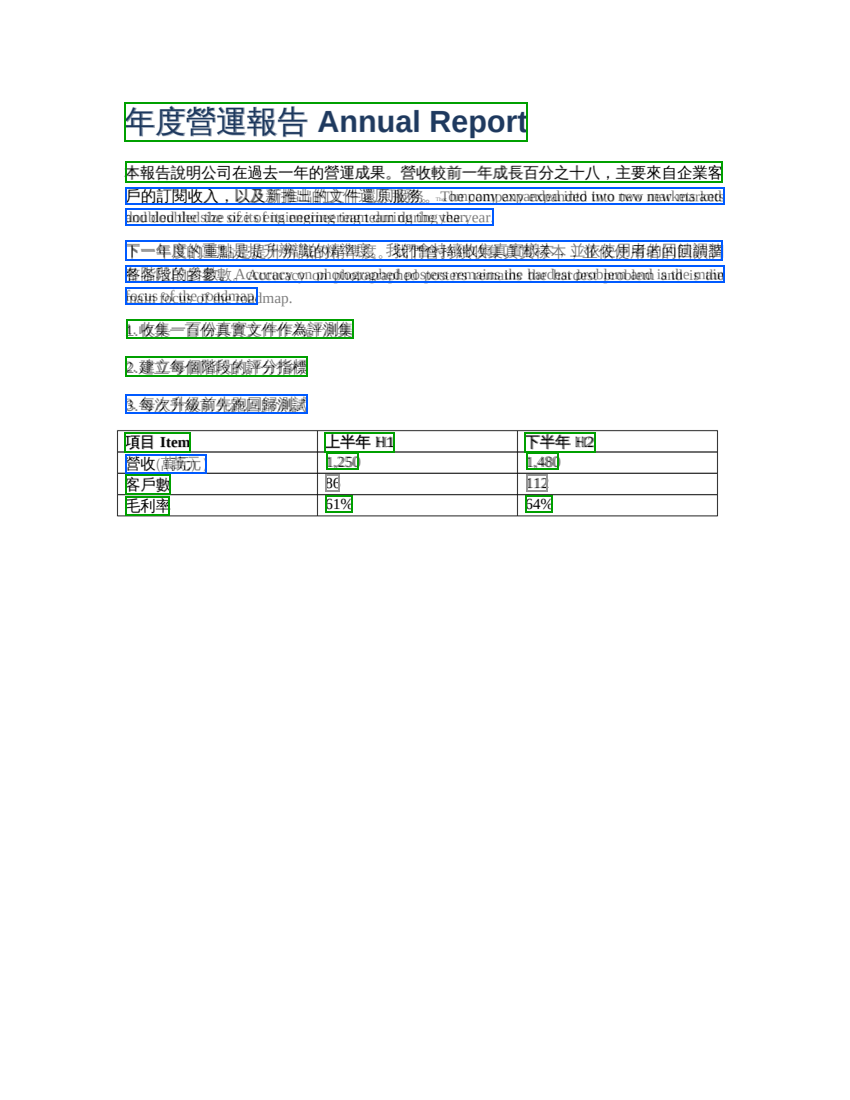
#> input picture x.png, 850 x 1100 px
$ python -i vector_segment.py   (imports and definitions only)   (older library calls are emulated)
#> lines starting #> are read from the running program, lines starting #| are printed output that depends on the picture; after the words box and inside, x2 and y2 are one past the last pixel; in counts of white or black regions, pixels touching at a corner belong together
"""描圖向量化的分割：把影像拆成「區域」，並算出每個像素被哪兩個區域以什麼比例混色。

做法（全部是量測，沒有學習模型，也不用隨機）：
  1. 雜訊：由 Laplacian 的中位數量出平坦區的雜訊；雜訊大時先做保邊平滑再分割（量顏色與覆蓋率仍用原圖）。
  2. 核心：二階差分與梯度都小的像素連通成「核心」。純色區、平滑漸層區都會成為核心；邊緣（含反鋸齒的混色帶）不會。
  3. 模型：每個核心擬合成純色、線性漸層或放射漸層；都不合才用分群切成幾個純色塊。
  4. 混色：非核心像素解釋成附近兩個核心顏色的混合，投影在兩色連線上的位置就是覆蓋率（邊界的次像素資訊）。
     找不到時再看鄰近像素已解釋好的區域（斜的細線只有零星幾段核心）。偵測到 JPEG 的色度縮小取樣時，
     色度與亮度各有自己的混合比例、覆蓋率取亮度（亮度是全解析度的），並容許邊緣的過衝；
     貼著邊緣、與相鄰區域只差一點的小塊（振鈴）併回相鄰區域。
  5. 細節：解釋不了的像素（細線、小圖案，兩側都沒有自己的核心）另立區域，顏色取離底色最遠的一群。
  6. 合併：相鄰而顏色相同的區域合成一個。
結果是「兩標籤覆蓋率圖」：每個像素記主要區域、次要區域、主要區域的覆蓋率（0.5 到 1）。
"""

from __future__ import annotations

from dataclasses import dataclass, field
from typing import Optional

import cv2
import numpy as np


@dataclass
class RegionModel:
    kind: str  # "flat"、"linear"、"radial"
    color: np.ndarray  # 純色，或漸層的平均色（float，0 到 255）
    coords: Optional[list[float]] = None  # linear：[x0, y0, x1, y1]；radial：[cx, cy, r]
    stops: Optional[list[tuple[float, tuple[float, float, float]]]] = None
    thin: bool = False  # 由「解釋不了的像素」建立的細線或小細節（沒有自己的核心）
    area: int = 0
    bbox: tuple[int, int, int, int] = (0, 0, 0, 0)  # x0, y0, x1, y1（右下不含）
    residual: float = 0.0  # 模型對核心像素的殘差（第 95 百分位，0 到 255 的色階）
    banded: bool = False  # 漸層擬合失敗、由分群切出來的色帶

    # [7 lines left out: function predict, not called in this run]


@dataclass
class Segmentation:
    labels: np.ndarray  # int32 (H, W)：主要區域
    second: np.ndarray  # int32 (H, W)：次要區域，沒有則為 -1
    alpha: np.ndarray  # float32 (H, W)：主要區域的覆蓋率（0.5 到 1）
    regions: list[RegionModel]
    sigma: float  # 平坦區的雜訊（每通道標準差，色階）
    blur_px: float  # 邊緣過渡帶的寬度估計（高斯 σ，像素）
    reject: Optional[str] = None  # 不適合向量化的原因
    stats: dict = field(default_factory=dict)
    clip: Optional[np.ndarray] = None  # float32 (H, W)：有給遮罩時，每個區域的覆蓋率再乘上它（路徑不超出遮罩）


# [127 lines left out: functions photo_precheck, _precheck_once, _lap_grad, _ring_level, not called in this run]


_RING_K = 1.5


# [173 lines left out: functions _rdp_profile, _profile, _fit_gradient, _seg_dist, _seg_dist_split, _metric, not called in this run]


def _chroma_sharpness(I: np.ndarray) -> Optional[float]:
    """色度邊緣相對於亮度邊緣的銳利程度（約 1 表示一樣銳利）。

    JPEG 的 4:2:0 色度縮小取樣把色度的解析度減半，色度邊緣比亮度邊緣寬一倍：在「亮度與色度都在變」的邊緣上，
    二階差分÷一階差分（越銳利越大）色度只有亮度的四到五成；乾淨、縮放、模糊、加雜訊的圖都在 1 附近（兩者一起變）。
    這種邊緣太少（例如只有黑白灰）時回傳 None。"""
    Y = I @ np.array([0.299, 0.587, 0.114], dtype=np.float32)
    C = np.stack([I @ np.array([-0.1687, -0.3313, 0.5], dtype=np.float32), I @ np.array([0.5, -0.4187, -0.0813], dtype=np.float32)], axis=-1)
    k = np.array([[-0.5, 0.0, 0.5]], dtype=np.float32)

    def grad_lap(F: np.ndarray) -> tuple[np.ndarray, np.ndarray]:
        gx = cv2.filter2D(F, cv2.CV_32F, k, borderType=cv2.BORDER_REPLICATE)
        gy = cv2.filter2D(F, cv2.CV_32F, k.T, borderType=cv2.BORDER_REPLICATE)
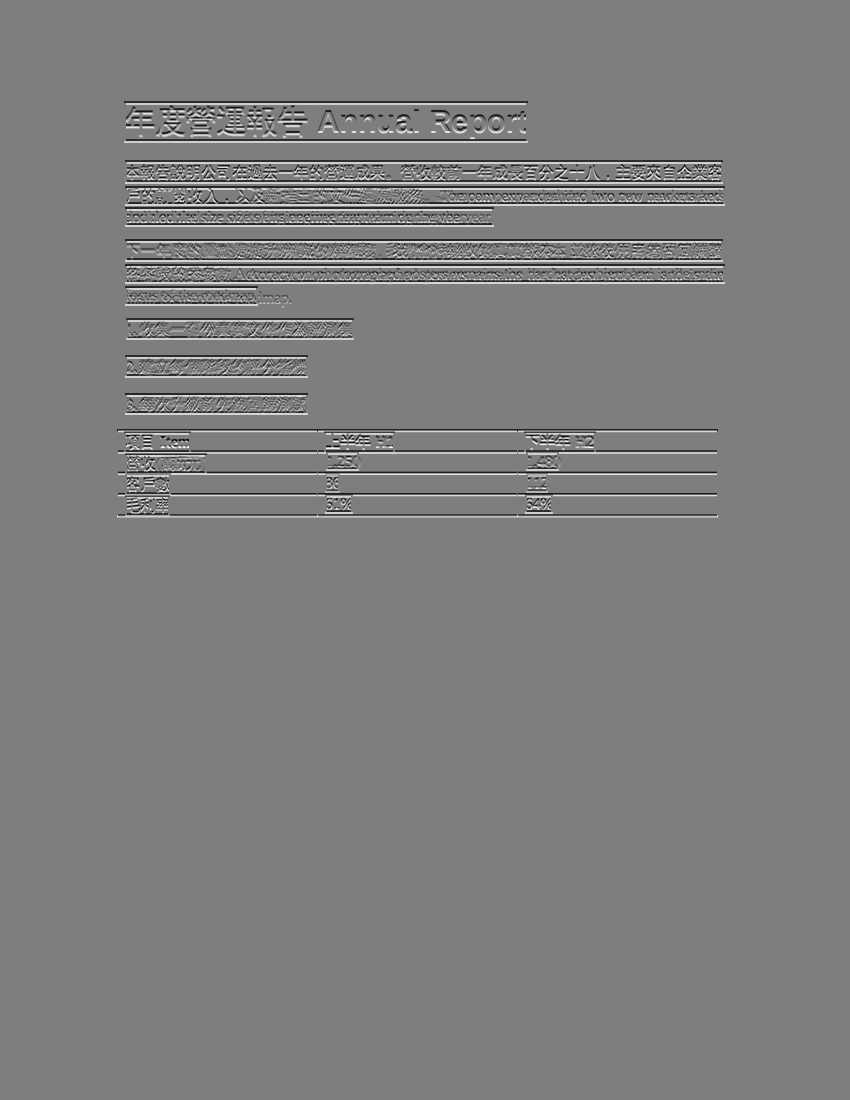
#> gy: shape (1100, 850) float32; min -125.5, max 127.5, mean 0; drawn with min black and max white
        lp = cv2.Laplacian(F, cv2.CV_32F, ksize=1, borderType=cv2.BORDER_REPLICATE)
        if F.ndim == 2:
            return np.sqrt(gx * gx + gy * gy), np.abs(lp)
        return np.sqrt((gx * gx + gy * gy).sum(axis=-1)), np.sqrt((lp * lp).sum(axis=-1))

    gY, lY = grad_lap(np.ascontiguousarray(Y))
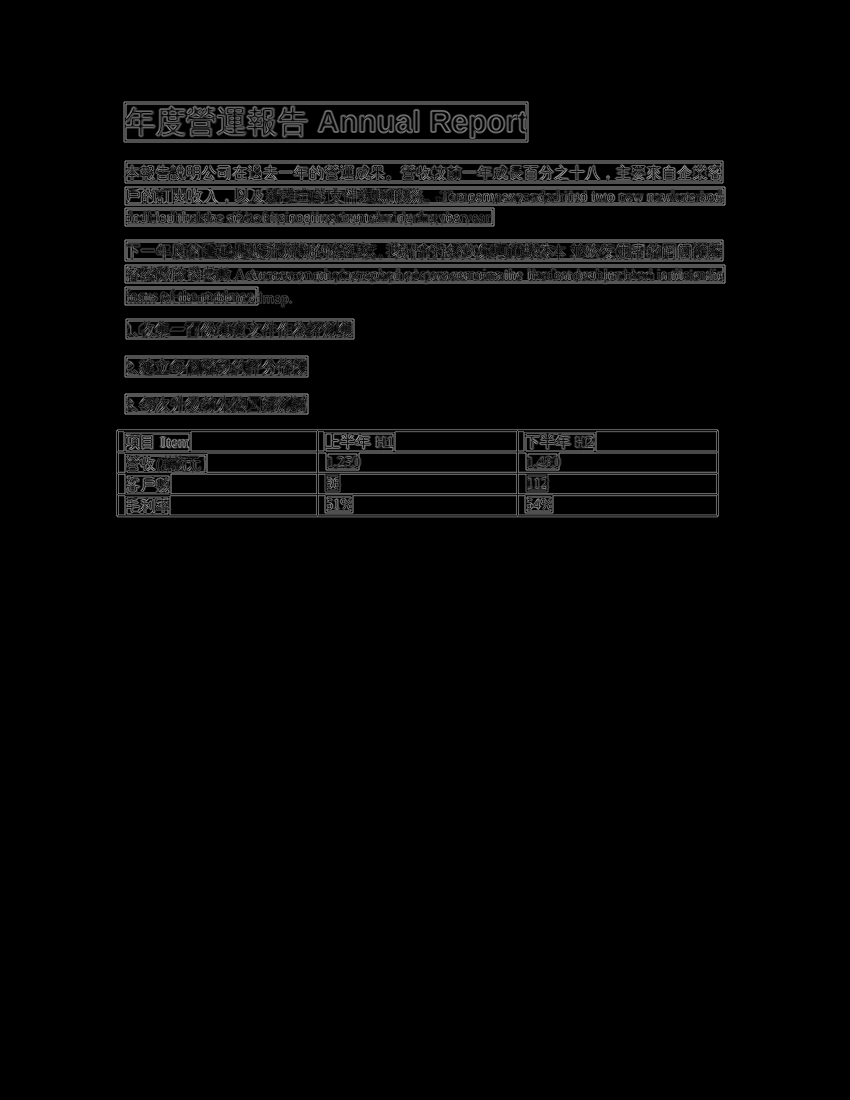
#> gY: shape (1100, 850) float32; min 0, max 164.8, mean 6.7
    gC, lC = grad_lap(np.ascontiguousarray(C))
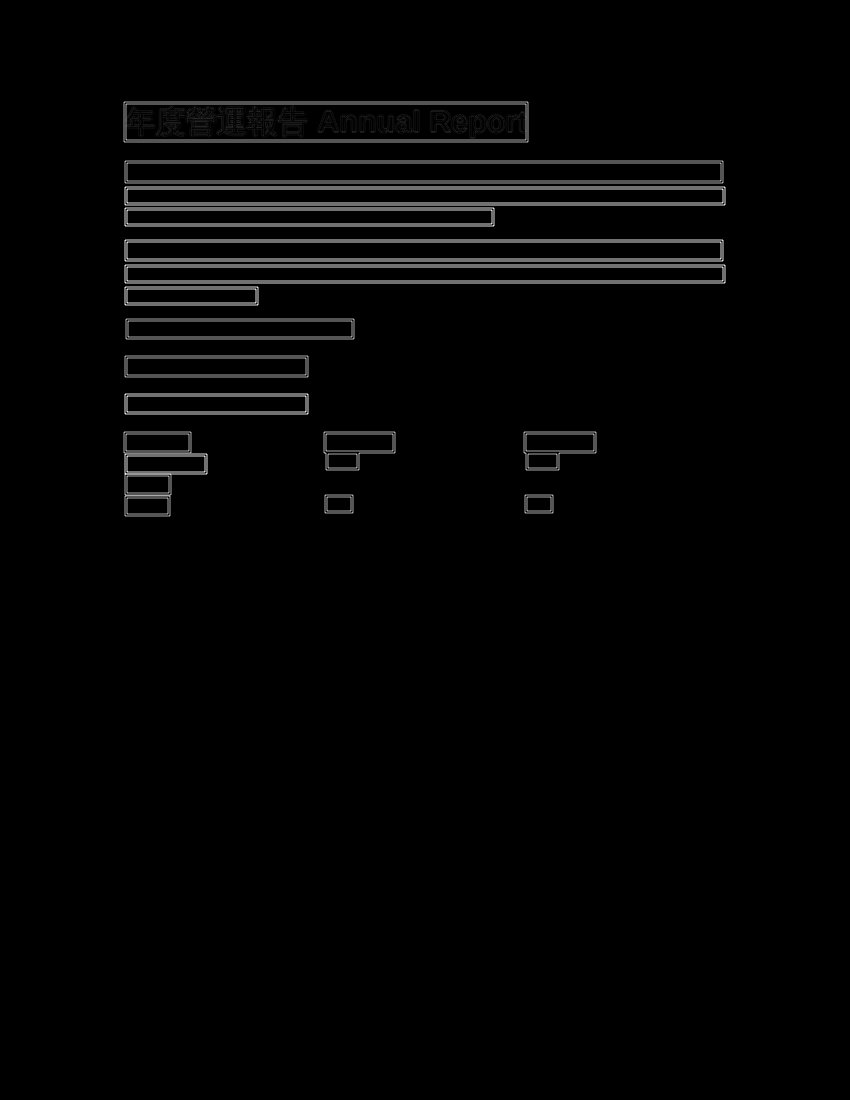
#> lC: shape (1100, 850) float32; min 0, max 253.3, mean 4.2
    m = (gY > 8.0) & (gC > 8.0)
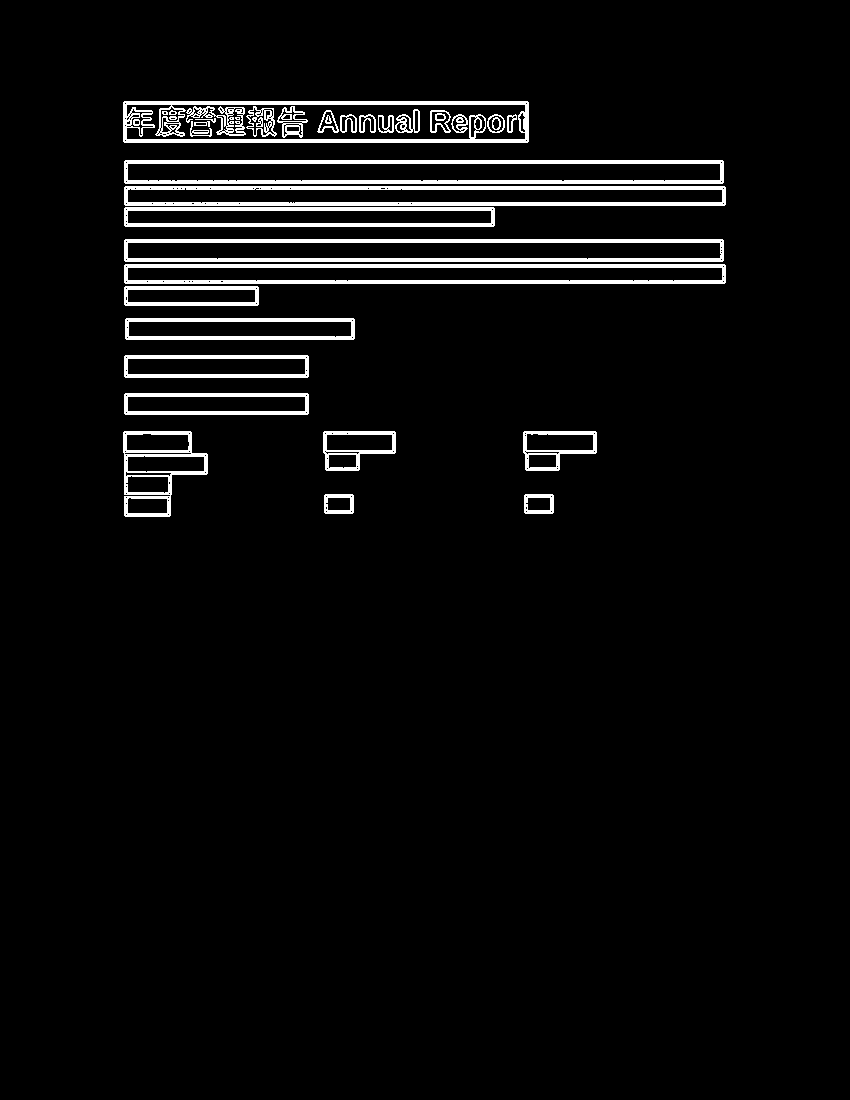
#> m: shape (1100, 850) bool; 4.4% white; 39 white regions (2 under 20 px), largest, box (x1, y1, x2, y2) and area: (124, 239, 724, 262) 4906, (124, 160, 724, 184) 4900, (124, 264, 726, 284) 4888
    if int(m.sum()) < 50:
        return None
    rY = float(np.median(lY[m] / gY[m]))
#> rY = 2
    return float(np.median(lC[m] / gC[m])) / max(rY, 1e-6)


# [364 lines left out: function segment, not called in this run]


def _rejected(H: int, W: int, sigma: float, stats: dict, why: str) -> Segmentation:
    z = np.zeros((H, W), dtype=np.int32)
    return Segmentation(labels=z, second=z - 1, alpha=np.ones((H, W), dtype=np.float32), regions=[], sigma=sigma, blur_px=0.0, reject=why, stats=stats)


# [97 lines left out: functions _split_colors, _merge_same, not called in this run]

>>> import cv2
>>> picture = cv2.cvtColor(cv2.imread('../../x.png'), cv2.COLOR_BGR2RGB)
>>> result = _chroma_sharpness(picture)
#> result = 1
